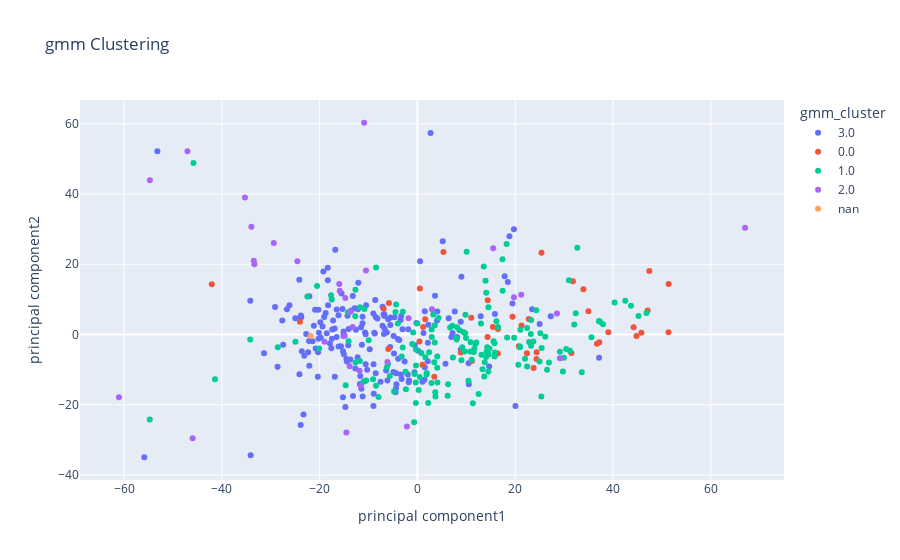

Notebook cell for this chart:
### Markdown cell above
## 산점도

### Code cell
import plotly.express as px
fig = px.scatter(df1_plot_final, x="principal component1", y="principal component2",
                 color="gmm_cluster", # Species 열의 값에 따라서 색깔 표현
                 title='gmm Clustering' # 그래프 타이틀 지정
                )
fig.show()

### Figure 1 — Plotly figure (JSON) as saved in the notebook; plotly's stock layout.template omitted (floating-point values rounded to 4 significant figures; data arrays with more than 128 entries replaced by an {"elided": "..."} marker saying what was removed)
{"data": [{"hovertemplate": "gmm_cluster=3.0<br>principal component1=%{x}<br>principal component2=%{y}<extra></extra>", "legendgroup": "3.0", "marker": {"color": "#636efa", "symbol": "circle"}, "mode": "markers", "name": "3.0", "orientation": "v", "showlegend": true, "type": "scatter", "x": {"elided": "185 float values"}, "xaxis": "x", "y": {"elided": "185 float values"}, "yaxis": "y"}, {"hovertemplate": "gmm_cluster=0.0<br>principal component1=%{x}<br>principal component2=%{y}<extra></extra>", "legendgroup": "0.0", "marker": {"color": "#EF553B", "symbol": "circle"}, "mode": "markers", "name": "0.0", "orientation": "v", "showlegend": true, "type": "scatter", "x": [47.41, 33.93, 45.79, 36.71, 51.33, 24.33, 34.96, 16.43, 39.03, 31.47, 22.76, 3.447, 15.43, 20.71, 44.79, 24.38, 11.0, 8.875, 16.46, -6.923, -5.831, 23.75, 1.029, 51.38, 5.306, 1.164, 22.39, 1.584, 25.37, 19.45, 14.34, 44.2, 47.07, 31.78, -5.952, -24.03, 21.27, 0.4004, 0.4935, 14.37, -42.06, 37.19, 11.15], "xaxis": "x", "y": [18.11, 12.91, 0.5229, -2.592, 0.6666, -6.95, 6.611, -5.387, 0.6456, -5.226, 4.42, -12.0, 2.155, -3.365, -0.3867, -5.031, 4.772, -5.085, 1.593, 7.311, 8.986, -9.532, -8.565, 14.42, 23.48, 2.127, -5.356, 4.328, 23.27, 5.055, -0.6817, 2.041, 6.847, 15.17, -4.081, 3.661, 2.555, -1.975, 13.08, 9.761, 14.28, -2.186, -7.525], "yaxis": "y"}, {"hovertemplate": "gmm_cluster=1.0<br>principal component1=%{x}<br>principal component2=%{y}<extra></extra>", "legendgroup": "1.0", "marker": {"color": "#00cc96", "symbol": "circle"}, "mode": "markers", "name": "1.0", "orientation": "v", "showlegend": true, "type": "scatter", "x": {"elided": "162 float values"}, "xaxis": "x", "y": {"elided": "162 float values"}, "yaxis": "y"}, {"hovertemplate": "gmm_cluster=2.0<br>principal component1=%{x}<br>principal component2=%{y}<extra></extra>", "legendgroup": "2.0", "marker": {"color": "#ab63fa", "symbol": "circle"}, "mode": "markers", "name": "2.0", "orientation": "v", "showlegend": true, "type": "scatter", "x": [2.96, -45.97, -33.35, -29.37, 29.12, -35.27, -54.72, -14.54, -33.97, -15.89, -11.84, 15.5, -61.04, -33.47, 21.21, 28.52, -6.148, -10.91, -13.68, 19.73, -19.0, 66.99, -2.157, -14.87, -14.75, -15.99, -13.85, -24.55, -10.53, -47.03, -13.27, -1.828, -11.61], "xaxis": "x", "y": [7.201, -29.51, 20.0, 26.05, -6.743, 39.01, 43.92, -27.88, 30.7, 12.46, -10.32, 24.58, -17.85, 20.97, 11.34, 6.004, -7.82, 60.29, 6.488, 10.61, -2.048, 30.36, -26.17, -0.346, 10.41, 14.37, -8.998, 20.86, 18.24, 52.2, 2.114, 4.617, -14.57], "yaxis": "y"}, {"hovertemplate": "gmm_cluster=nan<br>principal component1=%{x}<br>principal component2=%{y}<extra></extra>", "legendgroup": "nan", "marker": {"color": "#FFA15A", "symbol": "circle"}, "mode": "markers", "name": "nan", "orientation": "v", "showlegend": true, "type": "scatter", "x": [-21.85], "xaxis": "x", "y": [-0.412], "yaxis": "y"}], "layout": {"autosize": true, "legend": {"title": {"text": "gmm_cluster"}, "tracegroupgap": 0}, "title": {"text": "gmm Clustering"}, "xaxis": {"anchor": "y", "autorange": true, "domain": [0, 1], "range": [-68.7, 74.64], "title": {"text": "principal component1"}, "type": "linear"}, "yaxis": {"anchor": "x", "autorange": true, "domain": [0, 1], "range": [-42.78, 68.14], "title": {"text": "principal component2"}, "type": "linear"}}}
